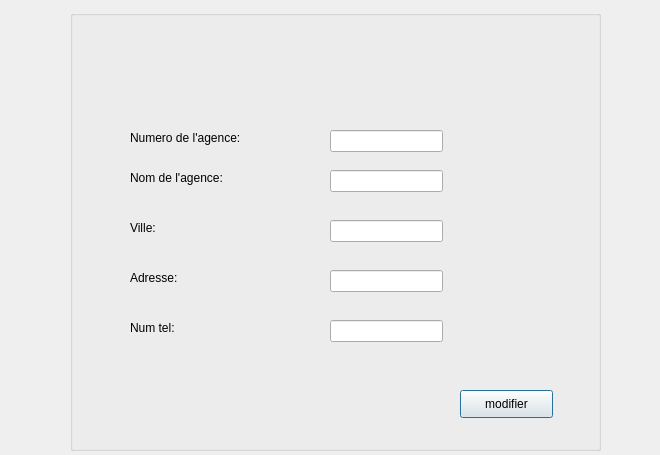
<?xml version="1.0" encoding="UTF-8"?>
<ui version="4.0">
 <class>modifieragence</class>
 <widget class="QDialog" name="modifieragence">
  <property name="geometry">
   <rect>
    <x>0</x>
    <y>0</y>
    <width>660</width>
    <height>455</height>
   </rect>
  </property>
  <property name="windowTitle">
   <string>Dialog</string>
  </property>
  <widget class="QGroupBox" name="groupBox_4">
   <property name="geometry">
    <rect>
     <x>70</x>
     <y>10</y>
     <width>531</width>
     <height>441</height>
    </rect>
   </property>
   <property name="title">
    <string/>
   </property>
   <widget class="QLabel" name="label_5">
    <property name="geometry">
     <rect>
      <x>60</x>
      <y>120</y>
      <width>131</width>
      <height>16</height>
     </rect>
    </property>
    <property name="text">
     <string>Numero de l'agence:</string>
    </property>
   </widget>
   <widget class="QLabel" name="label_6">
    <property name="geometry">
     <rect>
      <x>60</x>
      <y>160</y>
      <width>121</width>
      <height>16</height>
     </rect>
    </property>
    <property name="text">
     <string>Nom de l'agence:</string>
    </property>
   </widget>
   <widget class="QLabel" name="label_7">
    <property name="geometry">
     <rect>
      <x>60</x>
      <y>210</y>
      <width>81</width>
      <height>16</height>
     </rect>
    </property>
    <property name="text">
     <string>Ville:</string>
    </property>
   </widget>
   <widget class="QLabel" name="label_8">
    <property name="geometry">
     <rect>
      <x>60</x>
      <y>260</y>
      <width>81</width>
      <height>16</height>
     </rect>
    </property>
    <property name="text">
     <string>Adresse:</string>
    </property>
   </widget>
   <widget class="QLabel" name="label_31">
    <property name="geometry">
     <rect>
      <x>60</x>
      <y>310</y>
      <width>71</width>
      <height>16</height>
     </rect>
    </property>
    <property name="text">
     <string>Num tel:</string>
    </property>
   </widget>
   <widget class="QLineEdit" name="lineEdit_5">
    <property name="geometry">
     <rect>
      <x>260</x>
      <y>120</y>
      <width>113</width>
      <height>22</height>
     </rect>
    </property>
   </widget>
   <widget class="QLineEdit" name="lineEdit_6">
    <property name="geometry">
     <rect>
      <x>260</x>
      <y>160</y>
      <width>113</width>
      <height>22</height>
     </rect>
    </property>
   </widget>
   <widget class="QLineEdit" name="lineEdit_8">
    <property name="geometry">
     <rect>
      <x>260</x>
      <y>210</y>
      <width>113</width>
      <height>22</height>
     </rect>
    </property>
   </widget>
   <widget class="QLineEdit" name="lineEdit_26">
    <property name="geometry">
     <rect>
      <x>260</x>
      <y>260</y>
      <width>113</width>
      <height>22</height>
     </rect>
    </property>
   </widget>
   <widget class="QLineEdit" name="lineEdit_27">
    <property name="geometry">
     <rect>
      <x>260</x>
      <y>310</y>
      <width>113</width>
      <height>22</height>
     </rect>
    </property>
   </widget>
   <widget class="QPushButton" name="pushButton_4">
    <property name="geometry">
     <rect>
      <x>390</x>
      <y>380</y>
      <width>93</width>
      <height>28</height>
     </rect>
    </property>
    <property name="text">
     <string>modifier</string>
    </property>
   </widget>
  </widget>
 </widget>
 <resources/>
 <connections/>
</ui>
